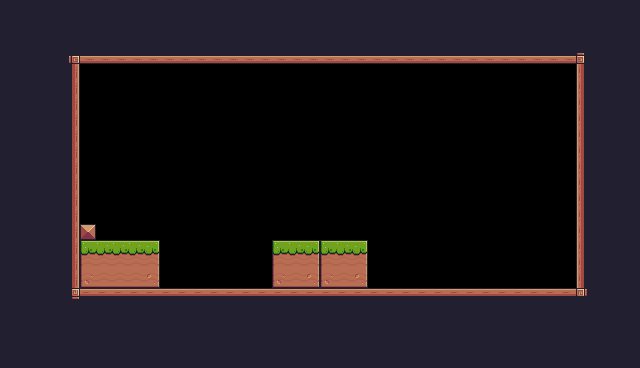

The image is a tile-based game level rendered from a .tmx file. Its description and complete source (layers, tilesets, objects, tile grids) follow:
An orthogonal 40x23 tile map with 16x16 px tiles, 1 tile layer (Background) and 11 objects (10x Fruit, Player).

<map version="1.10" tiledversion="1.12.2" orientation="orthogonal" renderorder="right-down" width="40" height="23" tilewidth="16" tileheight="16" infinite="0" nextlayerid="3" nextobjectid="15">
 <tileset firstgid="1" source="Pixel Adventure.tsx" />
 <layer id="1" name="Background" width="40" height="23">
  <data encoding="csv">
24,24,24,24,24,24,24,24,24,24,24,24,24,24,24,24,24,24,24,24,24,24,24,24,24,24,24,24,24,24,24,24,24,24,24,24,24,24,24,24,
24,24,24,24,24,24,24,24,24,24,24,24,24,24,24,24,24,24,24,24,24,24,24,24,24,24,24,24,24,24,24,24,24,24,24,24,24,24,24,24,
24,24,24,24,24,24,24,24,24,24,24,24,24,24,24,24,24,24,24,24,24,24,24,24,24,24,24,24,24,24,24,24,24,24,24,24,24,24,24,24,
24,24,24,24,92,134,134,134,134,134,134,134,134,134,134,134,134,134,134,134,134,134,134,134,134,134,134,134,134,134,134,134,134,134,134,134,93,24,24,24,
24,24,24,112,113,0,0,0,0,0,0,0,0,0,0,0,0,0,0,0,0,0,0,0,0,0,0,0,0,0,0,0,0,0,0,0,111,24,24,24,
24,24,24,112,113,0,0,0,0,0,0,0,0,0,0,0,0,0,0,0,0,0,0,0,0,0,0,0,0,0,0,0,0,0,0,0,111,24,24,24,
24,24,24,24,113,0,0,0,0,0,0,0,0,0,0,0,0,0,0,0,0,0,0,0,0,0,0,0,0,0,0,0,0,0,0,0,111,24,24,24,
24,24,24,112,113,0,0,0,0,0,0,0,0,0,0,0,0,0,0,0,0,0,0,0,0,0,0,0,0,0,0,0,0,0,0,0,111,24,24,24,
24,24,24,112,113,0,0,0,0,0,0,0,0,0,0,0,0,0,0,0,0,0,0,0,0,0,0,0,0,0,0,0,0,0,0,0,111,24,24,24,
24,24,24,112,113,0,0,0,0,0,0,0,0,0,0,0,0,0,0,0,0,0,0,0,0,0,0,0,0,0,0,0,0,0,0,0,111,24,24,24,
24,24,24,112,113,0,0,0,0,0,0,0,0,0,0,0,0,0,0,0,0,0,0,0,0,0,0,0,0,0,0,0,0,0,0,0,111,24,24,24,
24,24,24,112,113,0,0,0,0,0,0,0,0,0,0,0,0,0,0,0,0,0,0,0,0,0,0,0,0,0,0,0,0,0,0,0,111,24,24,24,
24,24,24,112,113,0,0,0,0,0,0,0,0,0,0,0,0,0,0,0,0,0,0,0,0,0,0,0,0,0,0,0,0,0,0,0,111,24,24,24,
24,24,24,24,113,0,0,0,0,0,0,0,0,0,0,0,0,0,0,0,0,0,0,0,0,0,0,0,0,0,0,0,0,0,0,0,111,24,24,24,
24,24,24,24,113,35,0,0,0,0,0,0,0,0,0,0,0,0,0,0,0,0,0,0,0,0,0,0,0,0,0,0,0,0,0,0,111,24,24,24,
24,24,24,24,113,7,8,8,8,9,0,0,0,0,0,0,0,7,8,9,7,8,9,0,0,0,0,0,0,0,0,0,0,0,0,0,111,24,24,24,
24,24,24,24,113,29,30,30,30,31,0,0,0,0,0,0,0,29,30,31,29,30,31,0,0,0,0,0,0,0,0,0,0,0,0,0,111,24,24,24,
24,24,24,24,113,51,52,52,52,53,0,0,0,0,0,0,0,51,52,53,51,52,53,0,0,0,0,0,0,0,0,0,0,0,0,0,111,24,24,24,
24,24,24,24,114,90,90,90,90,90,90,90,90,90,90,90,90,90,90,90,90,90,90,90,90,90,90,90,90,90,90,90,90,90,90,90,115,24,24,24,
24,24,24,112,112,112,112,112,112,112,112,112,112,112,112,112,112,112,112,112,112,112,112,112,112,112,112,112,112,112,112,112,112,112,112,24,24,24,24,24,
24,24,24,24,24,24,24,24,24,24,24,24,24,24,24,24,24,24,24,24,24,24,24,24,24,24,24,24,24,24,24,24,24,24,24,24,24,24,24,24,
24,24,24,24,24,24,24,24,24,24,24,24,24,24,24,24,24,24,24,24,24,24,24,24,24,24,24,24,24,24,24,24,24,24,24,24,24,24,24,24,
24,24,24,24,24,24,24,24,24,24,24,24,24,24,24,24,24,24,24,24,24,24,24,24,24,24,24,24,24,24,24,24,24,24,24,24,24,24,24,24
</data>
 </layer>
 <objectgroup id="2" name="Spawnpoints">
  <object id="4" name="Player" type="Player" x="96.1818" y="208" width="31.8182" height="32" />
  <object id="5" name="Bananas" type="Fruit" x="112" y="96" width="32" height="32" />
  <object id="6" name="Orange" type="Fruit" x="112" y="144" width="32" height="32" />
  <object id="7" name="Cheries" type="Fruit" x="192" y="144" width="32" height="32" />
  <object id="8" name="Cheries" type="Fruit" x="256" y="144" width="32" height="32" />
  <object id="9" name="Cheries" type="Fruit" x="224" y="96" width="32" height="32" />
  <object id="10" name="Cheries" type="Fruit" x="336" y="176" width="32" height="32" />
  <object id="11" name="Cheries" type="Fruit" x="400" y="176" width="32" height="32" />
  <object id="12" name="Cheries" type="Fruit" x="368" y="128" width="32" height="32" />
  <object id="13" name="Kiwi" type="Fruit" x="496" y="128" width="32" height="32" />
  <object id="14" name="Kiwi" type="Fruit" x="400" y="256" width="32" height="32" />
 </objectgroup>
</map>
